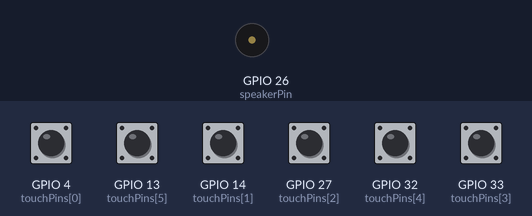
A sketch run on a simulated ESP32. On the bench: buzzer (waves = sounding). The test bench sets the inputs (shaded band); at power-on: GPIO 4 (touchPins[0]), GPIO 13 (touchPins[5]), GPIO 14 (touchPins[1]), GPIO 27 (touchPins[2]), GPIO 32 (touchPins[4]), GPIO 33 (touchPins[3]) HIGH. What the sketch prints to the serial monitor is not drawn.

Above: at 1.2 s.
1.3 s: GPIO 4 (touchPins[0]) pulled LOW for 1 s
At 1.4 s:
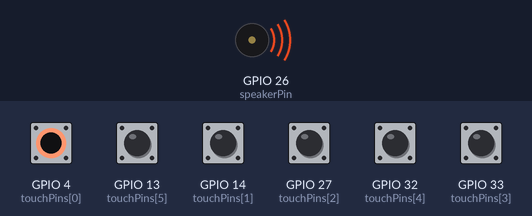
Timing chart, 0 to 4.3 s (numbered marks = the images above; inputs shaded):
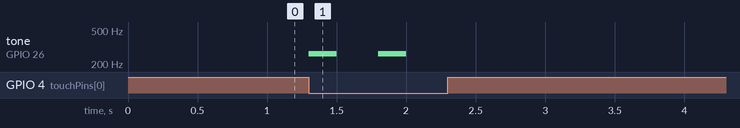

The sketch:

teclado_tactil.ino
```cpp
#include <Arduino.h>

// Pines táctiles
const int touchPins[6] = {T0, T6, T7, T8, T9, T4}; // Pines personalizados
const int noteFrequencies[6] = {262, 294, 330, 349, 392, 440}; // Notas: DO, RE, MI, FA, SOL, LA

// Pin del parlante
const int speakerPin = 26;

// Sensibilidad táctil (ajústala según sea necesario)
const int touchThreshold = 30;

void setup() {
  Serial.begin(115200);
  for (int i = 0; i < 6; i++) {
    touchAttachInterrupt(touchPins[i], nullptr, touchThreshold);
  }
  pinMode(speakerPin, OUTPUT);
  Serial.println("Teclado táctil listo");
}

void loop() {
  for (int i = 0; i < 6; i++) {
    int touchValue = touchRead(touchPins[i]);
    if (touchValue < touchThreshold) {
      playNote(noteFrequencies[i]);
      delay(300); // Evitar múltiples activaciones
    }
  }
}

// Reproduce una nota en el parlante
void playNote(int frequency) {
  tone(speakerPin, frequency, 200); // Reproduce la nota durante 200 ms
  delay(200);
  noTone(speakerPin); // Detiene el tono
}
```

Measured:
- after the input at 1.3 s, tone on GPIO 26 (speakerPin): alternates 262 Hz for 0.20 s and silent for 0.30 s, 4 changes in all, then stays silent, starting at once
